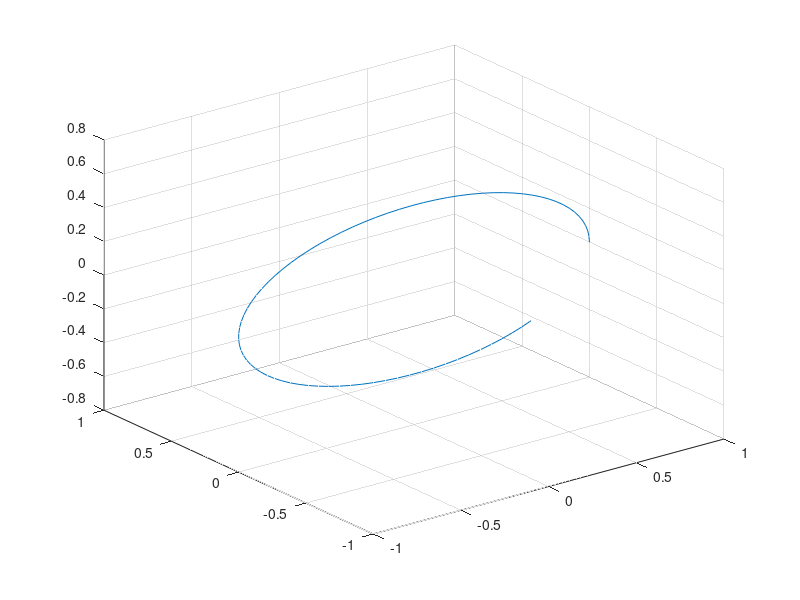

Write the MATLAB code that produced this figure. (Note: this script raises an error after producing the figure.)
%% analytical solution HCW
clc;clear all;close all;

altitude=340000;        %% in m
density=1e-8;
radiusOfEarth=6371000;  %% in m;

mu=3.986004418E14;      %% in m3?s?2
r0=radiusOfEarth+altitude; %% in m
omega=sqrt(mu/r0^3);

%% initial condition
x0=1;
y0=0;
z0=0;

u0=0;
v0=0;
w0=omega/2;

C1=u0/omega+2*z0
C2=w0/omega
C3=-3*z0-2*u0/omega
C4=x0-2*w0/omega
C5=v0/omega
C6=y0

t=0:60:2*pi/omega-pi/4/omega;

x=-3*C1*omega*t + 2*C2*cos(omega*t) - 2*C3*sin(omega*t) + C4;
y= C5*sin(omega*t) + C6*cos(omega*t);
z= 2*C1 + C2*sin(omega*t) + C3*cos(omega*t);

plot3(x,y,z)
hold on;
grid on;
vectarrow([1 0 0]);
text(1, 0, 0,"x",'HorizontalAlignment','left','FontSize',12);
hold on;
vectarrow([0 1 0]);
text(0, 1, 0,"y",'HorizontalAlignment','left','FontSize',12);
hold on;
vectarrow([0 0 1]);
text(0, 0, 1,"z",'HorizontalAlignment','left','FontSize',12);
axis equal;hold off;xlabel('x');ylabel('y');zlabel('z');axis([-1.55 1.55 -1.55 1.55 -1.55 1.55]);
text(x(end), y(end), z(end),"deputy",'HorizontalAlignment','left','FontSize',12);
text(0, 0, 0,"chief",'HorizontalAlignment','left','FontSize',12);
hold off;

function vectarrow(p1)
%Arrowline 3-D vector plot.
%   vectarrow(p0,p1) plots a line vector with arrow pointing from point p0
%   to point p1. The function can plot both 2D and 3D vector with arrow
%   depending on the dimension of the input
%
%   Example:
%       3D vector
%       p0 = [1 2 3];   % Coordinate of the first point p0
%       p1 = [4 5 6];   % Coordinate of the second point p1
%       vectarrow(p0,p1)
%
%       2D vector
%       p0 = [1 2];     % Coordinate of the first point p0
%       p1 = [4 5];     % Coordinate of the second point p1
%       vectarrow(p0,p1)
%
%   See also Vectline
%   Rentian Xiong 4-18-05
%   $Revision: 1.0
  
%% added by Jan
  p0 = [0 0 0];
%% end
  if max(size(p0))==3
      if max(size(p1))==3
          x0 = p0(1);
          y0 = p0(2);
          z0 = p0(3);
          x1 = p1(1);
          y1 = p1(2);
          z1 = p1(3);
          plot3([x0;x1],[y0;y1],[z0;z1]);   % Draw a line between p0 and p1
          
          p = p1-p0;
          alpha = 0.1;  % Size of arrow head relative to the length of the vector
          beta = 0.1;  % Width of the base of the arrow head relative to the length
          
          hu = [x1-alpha*(p(1)+beta*(p(2)+eps)); x1; x1-alpha*(p(1)-beta*(p(2)+eps))];
          hv = [y1-alpha*(p(2)-beta*(p(1)+eps)); y1; y1-alpha*(p(2)+beta*(p(1)+eps))];
          hw = [z1-alpha*p(3);z1;z1-alpha*p(3)];
          
          hold on
          plot3(hu(:),hv(:),hw(:))  % Plot arrow head
          grid on
          xlabel('x')
          ylabel('y')
          zlabel('z')
          hold off
      else
          error('p0 and p1 must have the same dimension')
      end
  elseif max(size(p0))==2
      if max(size(p1))==2
          x0 = p0(1);
          y0 = p0(2);
          x1 = p1(1);
          y1 = p1(2);
          plot([x0;x1],[y0;y1]);   % Draw a line between p0 and p1
          
          p = p1-p0;
          alpha = 0.1;  % Size of arrow head relative to the length of the vector
          beta = 0.1;  % Width of the base of the arrow head relative to the length
          
          hu = [x1-alpha*(p(1)+beta*(p(2)+eps)); x1; x1-alpha*(p(1)-beta*(p(2)+eps))];
          hv = [y1-alpha*(p(2)-beta*(p(1)+eps)); y1; y1-alpha*(p(2)+beta*(p(1)+eps))];
          
          hold on
          plot(hu(:),hv(:))  % Plot arrow head
          grid on
          xlabel('x')
          ylabel('y')
          hold off
      else
          error('p0 and p1 must have the same dimension')
      end
  else
      error('this function only accepts 2D or 3D vector')
  end
end